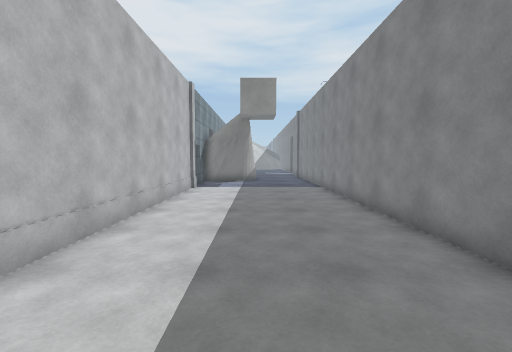
[1] (above)

22 first-person views from a walk through a 3-D level made in the Unity game engine. The camera is 1.5 m above the floor, tilts 4° down and sees 90° across. The floor is counted in squares, 0.87 m on a side. Each view is taken from the middle of a square. On the plan, view 1 faces up. The plan holds only what a view shows up to about 14 squares ahead; the rest is blank. The place goes on beyond the plan. The player character is not drawn. Surface patterns are stand-ins for the level's own textures.

[2]
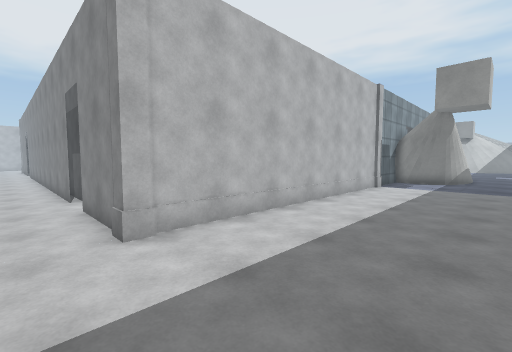

[3]
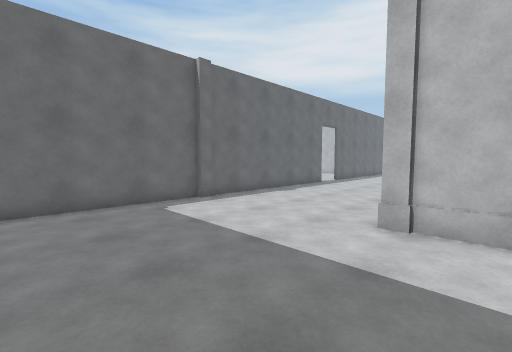

[4]
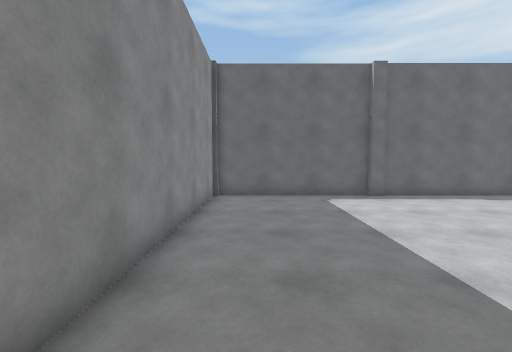

[5]
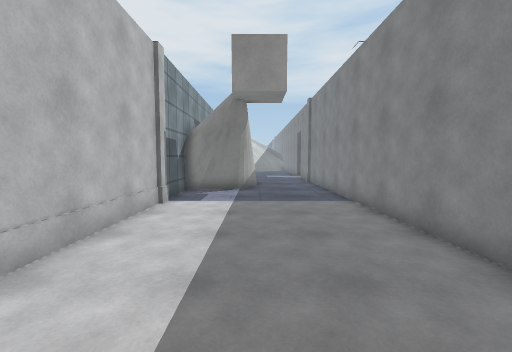

[6]
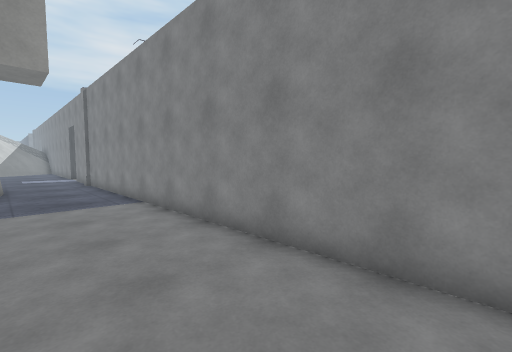

[7]
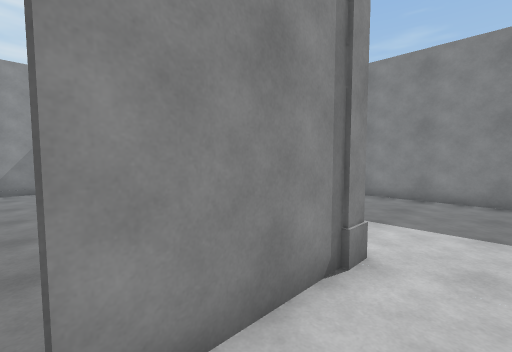

[8]
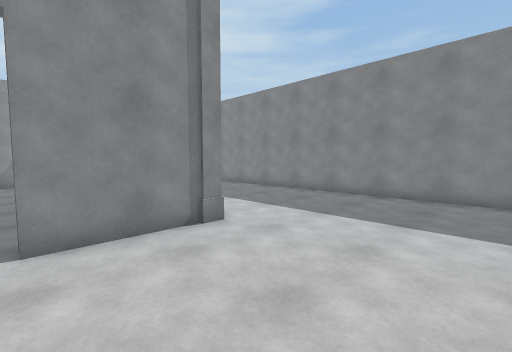

[9]
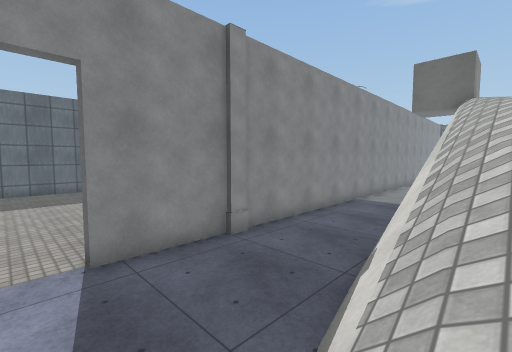

[10]
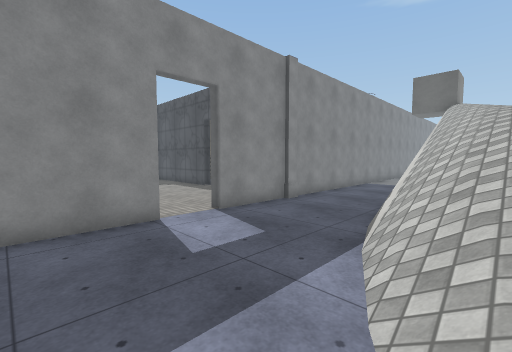

[11]
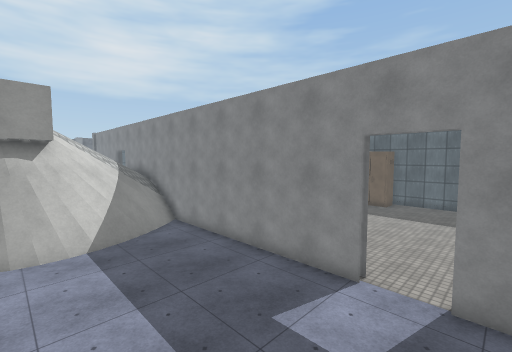

[12]
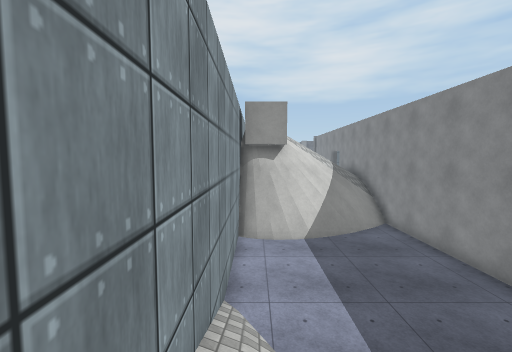

[13]
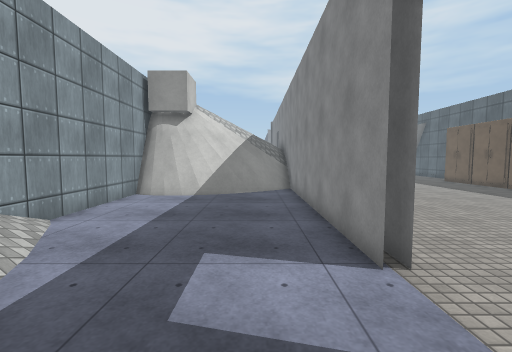

[14]
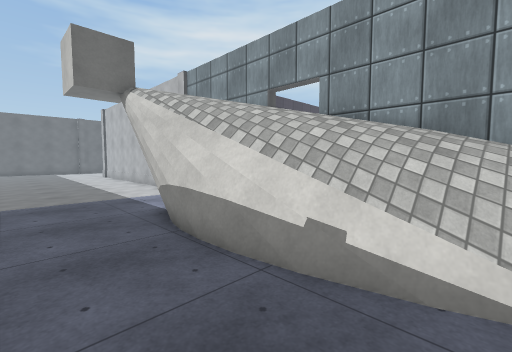

[15]
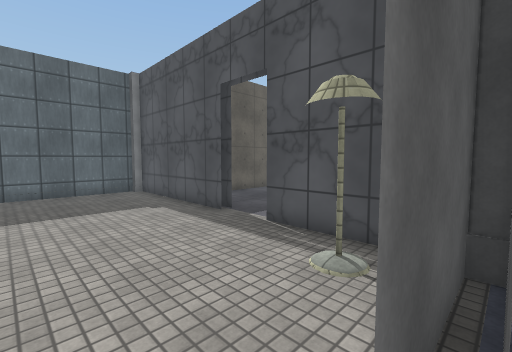

[16]
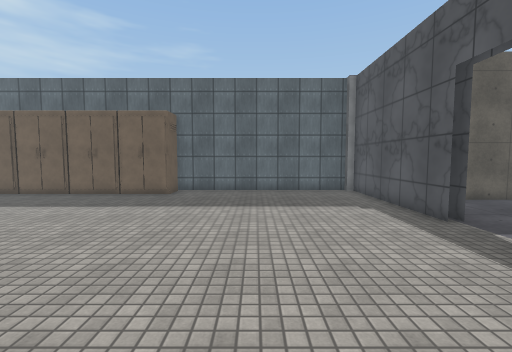

[17]
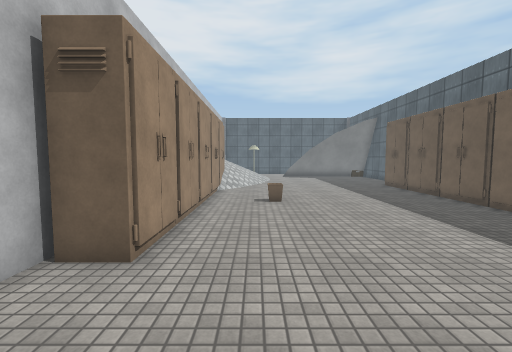

[18]
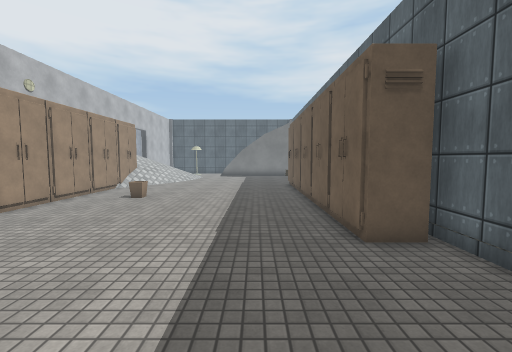

[19]
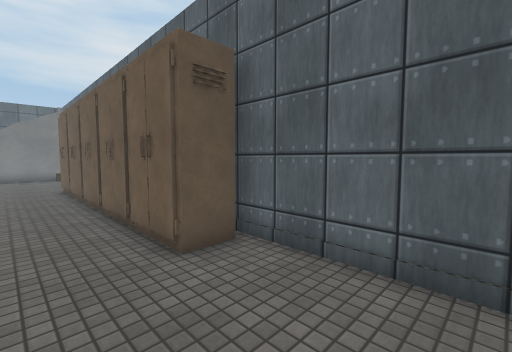

[20]
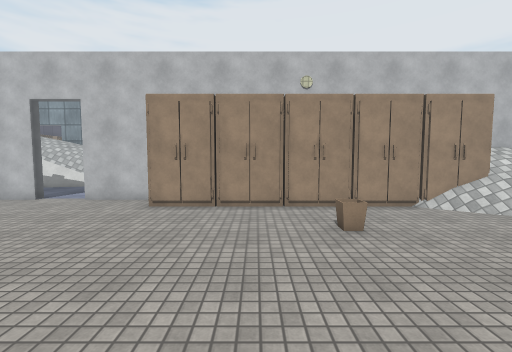

[21]
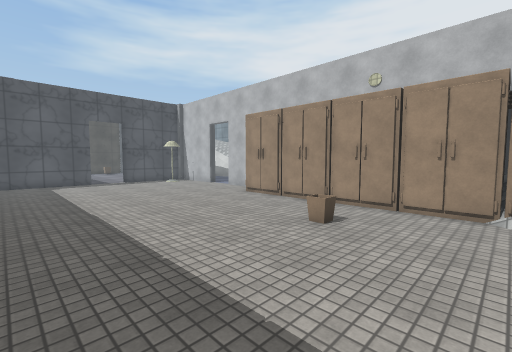

[22]
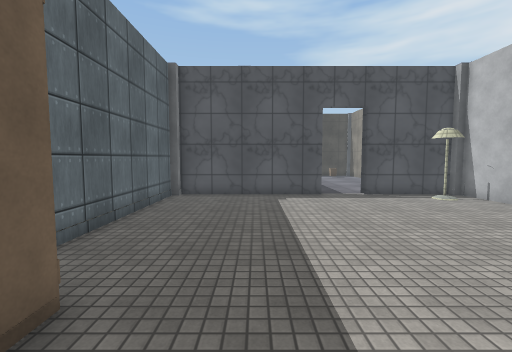

### Floor plan
Key: @ floor where view 1 was taken; # wall or solid block; x gap in a wall; . floor; / step, stairs or slope; = window, fence, low wall or low ledge; v drop or lower ground; O other object.
Columns run from 8 left of view 1 to 18 right of it. Each row starts with its distance up from view 1.
 43             # #.........O
 42        //// # #.........O
 41        //vv=###.........#
 40      OOvv##=###..O......#
 39     #####==.# O.OO......O
 38     ###==...###.........#
 37     #.......# O.........O
 36     #.......###.........#
 35     #.......###.........#
 34     #.......# O.........O #
 33     #.......###.........###
 32     #/......#.............#
 31     #/......#.............#
 30     #//.....#.............#
 29     #//...................#
 28     #///..................#
 27     #///....#.............#
 26     #///....#.............#
 25     #///=...#.#...........#
 24     #//v=...#####..########
 23     #///=...#   #..##
 22     #///#...#    .....
 21     #///#...#      ....
 20     # //#...#       ...#
 19     # //v...#        ..#
 18     ##///...#          #
 17     #. /....#
 16     #.......#
 15 ##  #.......#
 14 ..  #.......#
 13 ..  #.......#
 12 ..  #.......#
 11 ..  #.......#
 10 ..  #.......#
  9 ..  #.......#
  8 ..  #.......#
  7 ..  #.......#
  6 .   #.......#
  5 .   #.......#
  4 .   #.......#
  3 .   #.......#
  2 .   #.......#
  1 x####.......#
  0 ........@...#
 -1 ............#
 -2 ............#
 -3 ............#
 -4 ............#
 -5 ............#
 -6 ............#
 -7 #############

Where each view was taken, in squares from view 1:
view 1: 0 up, 0 right, facing up
view 2: 1 down, 2 right, facing up-left
view 3: 3 up, 3 right, facing down-left
view 4: 5 up, 2 right, facing down
view 5: 5 up, 0 right, facing up
view 6: 5 up, 0 right, facing up-right
view 7: 1 down, 8 left, facing up-right
view 8: 5 down, 8 left, facing up-right
view 9: 29 up, 2 left, facing down-right
view 10: 33 up, 3 left, facing down-right
view 11: 27 up, 3 left, facing up-right
view 12: 27 up, 3 left, facing up
view 13: 26 up, 2 right, facing up
view 14: 27 up, 3 right, facing down-left
view 15: 29 up, 4 right, facing down-right
view 16: 29 up, 4 right, facing right
view 17: 29 up, 8 right, facing up
view 18: 28 up, 14 right, facing up
view 19: 29 up, 14 right, facing up-right
view 20: 37 up, 15 right, facing left
view 21: 43 up, 15 right, facing down-left
view 22: 36 up, 14 right, facing down
